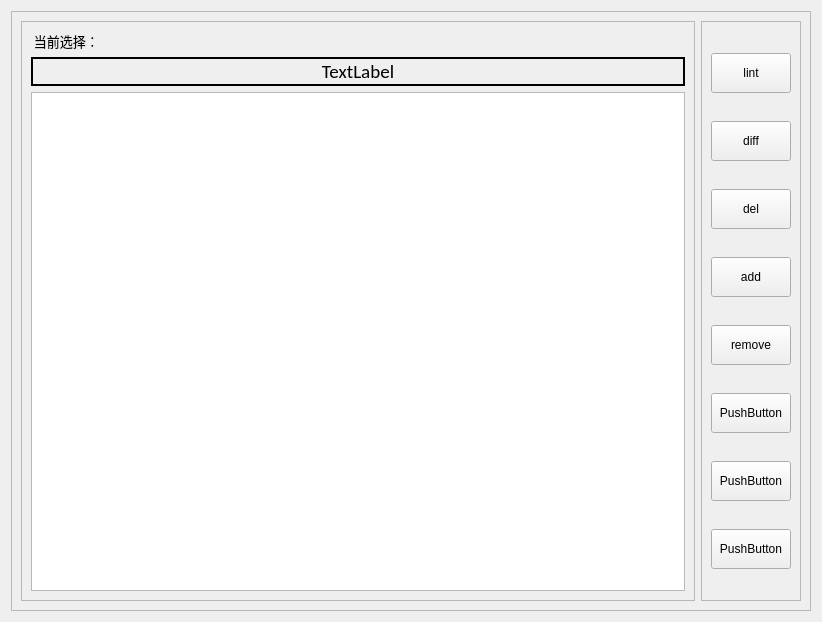
<?xml version="1.0" encoding="UTF-8"?>
<ui version="4.0">
 <class>Widget</class>
 <widget class="QWidget" name="Widget">
  <property name="geometry">
   <rect>
    <x>0</x>
    <y>0</y>
    <width>818</width>
    <height>618</height>
   </rect>
  </property>
  <property name="windowTitle">
   <string>Widget</string>
  </property>
  <layout class="QFormLayout" name="formLayout">
   <item row="0" column="0" colspan="2">
    <widget class="QFrame" name="frame_3">
     <property name="sizePolicy">
      <sizepolicy hsizetype="Preferred" vsizetype="Preferred">
       <horstretch>0</horstretch>
       <verstretch>0</verstretch>
      </sizepolicy>
     </property>
     <property name="minimumSize">
      <size>
       <width>800</width>
       <height>600</height>
      </size>
     </property>
     <property name="maximumSize">
      <size>
       <width>800</width>
       <height>600</height>
      </size>
     </property>
     <property name="baseSize">
      <size>
       <width>800</width>
       <height>600</height>
      </size>
     </property>
     <property name="frameShape">
      <enum>QFrame::StyledPanel</enum>
     </property>
     <property name="frameShadow">
      <enum>QFrame::Raised</enum>
     </property>
     <layout class="QHBoxLayout" name="horizontalLayout">
      <item>
       <widget class="QFrame" name="frame">
        <property name="frameShape">
         <enum>QFrame::StyledPanel</enum>
        </property>
        <property name="frameShadow">
         <enum>QFrame::Raised</enum>
        </property>
        <layout class="QVBoxLayout" name="verticalLayout_2">
         <item>
          <widget class="QLabel" name="label">
           <property name="maximumSize">
            <size>
             <width>16777215</width>
             <height>20</height>
            </size>
           </property>
           <property name="font">
            <font>
             <family>Calibri</family>
             <pointsize>10</pointsize>
            </font>
           </property>
           <property name="text">
            <string> 当前选择：</string>
           </property>
           <property name="textFormat">
            <enum>Qt::AutoText</enum>
           </property>
          </widget>
         </item>
         <item>
          <widget class="QLabel" name="label_2">
           <property name="maximumSize">
            <size>
             <width>1000</width>
             <height>40</height>
            </size>
           </property>
           <property name="font">
            <font>
             <family>Calibri</family>
             <pointsize>14</pointsize>
            </font>
           </property>
           <property name="frameShape">
            <enum>QFrame::Box</enum>
           </property>
           <property name="lineWidth">
            <number>2</number>
           </property>
           <property name="text">
            <string>TextLabel</string>
           </property>
           <property name="alignment">
            <set>Qt::AlignCenter</set>
           </property>
          </widget>
         </item>
         <item>
          <widget class="QListWidget" name="listWidget"/>
         </item>
        </layout>
       </widget>
      </item>
      <item>
       <widget class="QFrame" name="frame_2">
        <property name="frameShape">
         <enum>QFrame::StyledPanel</enum>
        </property>
        <property name="frameShadow">
         <enum>QFrame::Raised</enum>
        </property>
        <layout class="QVBoxLayout" name="verticalLayout">
         <item>
          <widget class="QPushButton" name="pushButton_lint">
           <property name="minimumSize">
            <size>
             <width>0</width>
             <height>40</height>
            </size>
           </property>
           <property name="text">
            <string>lint</string>
           </property>
          </widget>
         </item>
         <item>
          <widget class="QPushButton" name="pushButton_diff">
           <property name="minimumSize">
            <size>
             <width>0</width>
             <height>40</height>
            </size>
           </property>
           <property name="text">
            <string>diff</string>
           </property>
          </widget>
         </item>
         <item>
          <widget class="QPushButton" name="pushButton_del">
           <property name="minimumSize">
            <size>
             <width>0</width>
             <height>40</height>
            </size>
           </property>
           <property name="text">
            <string>del</string>
           </property>
          </widget>
         </item>
         <item>
          <widget class="QPushButton" name="pushButton_add">
           <property name="minimumSize">
            <size>
             <width>0</width>
             <height>40</height>
            </size>
           </property>
           <property name="text">
            <string>add</string>
           </property>
          </widget>
         </item>
         <item>
          <widget class="QPushButton" name="pushButton_remove">
           <property name="minimumSize">
            <size>
             <width>0</width>
             <height>40</height>
            </size>
           </property>
           <property name="text">
            <string>remove</string>
           </property>
          </widget>
         </item>
         <item>
          <widget class="QPushButton" name="pushButton_7">
           <property name="minimumSize">
            <size>
             <width>0</width>
             <height>40</height>
            </size>
           </property>
           <property name="text">
            <string>PushButton</string>
           </property>
          </widget>
         </item>
         <item>
          <widget class="QPushButton" name="pushButton_5">
           <property name="minimumSize">
            <size>
             <width>0</width>
             <height>40</height>
            </size>
           </property>
           <property name="text">
            <string>PushButton</string>
           </property>
          </widget>
         </item>
         <item>
          <widget class="QPushButton" name="pushButton_8">
           <property name="minimumSize">
            <size>
             <width>0</width>
             <height>40</height>
            </size>
           </property>
           <property name="text">
            <string>PushButton</string>
           </property>
          </widget>
         </item>
        </layout>
       </widget>
      </item>
     </layout>
    </widget>
   </item>
  </layout>
 </widget>
 <resources/>
 <connections/>
</ui>
